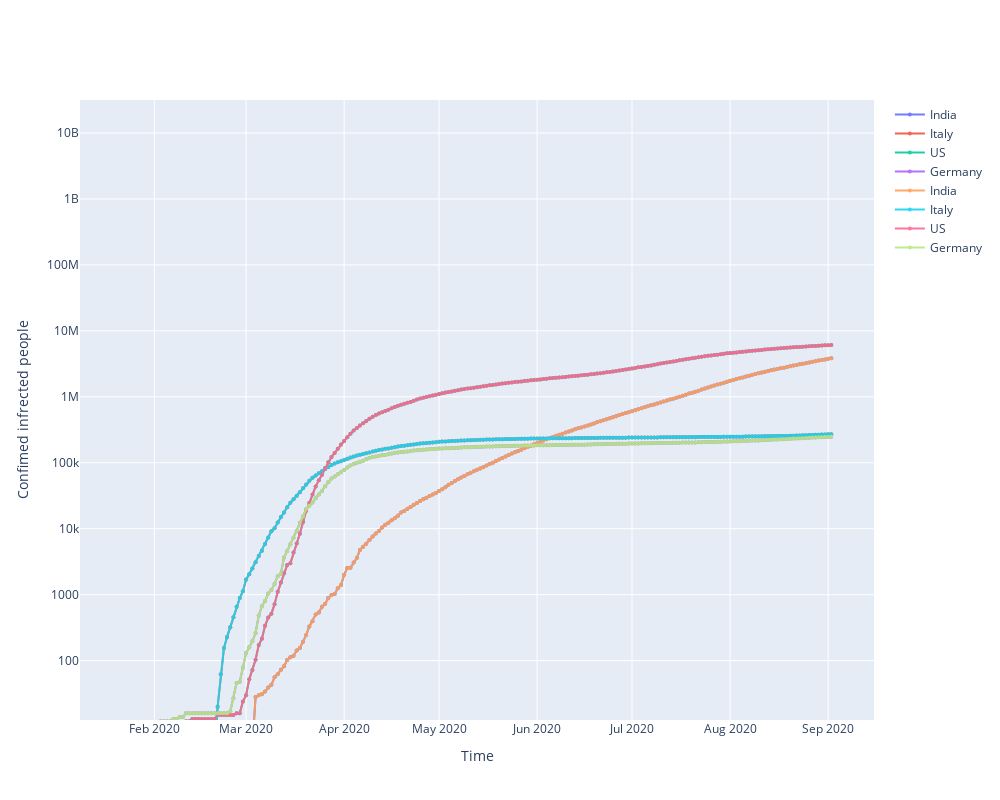

The notebook cell saved with this chart:
### Code cell
for each in country_list:
    
    fig.add_trace(go.Scatter(x=df_plot.date, y=df_plot[each], mode="markers+lines",opacity=0.9,line_width=2,marker_size=4,name=each))
fig.update_layout(width=1000,height=800,xaxis_title='Time',yaxis_title='Confimed infrected people',)
fig.update_yaxes(type="log", range=[1.1, 10.5])
fig.show()

### Figure 1 — Plotly figure (JSON) as saved in the notebook; plotly's stock layout.template omitted (floating-point values rounded to 4 significant figures; data arrays with more than 128 entries replaced by an {"elided": "..."} marker saying what was removed)
{"data": [{"line": {"width": 2}, "marker": {"size": 4}, "mode": "markers+lines", "name": "India", "opacity": 0.9, "type": "scatter", "x": {"elided": "225 str values"}, "y": {"elided": "225 int values"}}, {"line": {"width": 2}, "marker": {"size": 4}, "mode": "markers+lines", "name": "Italy", "opacity": 0.9, "type": "scatter", "x": {"elided": "225 str values"}, "y": {"elided": "225 int values"}}, {"line": {"width": 2}, "marker": {"size": 4}, "mode": "markers+lines", "name": "US", "opacity": 0.9, "type": "scatter", "x": {"elided": "225 str values"}, "y": {"elided": "225 int values"}}, {"line": {"width": 2}, "marker": {"size": 4}, "mode": "markers+lines", "name": "Germany", "opacity": 0.9, "type": "scatter", "x": {"elided": "225 str values"}, "y": {"elided": "225 int values"}}, {"line": {"width": 2}, "marker": {"size": 4}, "mode": "markers+lines", "name": "India", "opacity": 0.9, "type": "scatter", "x": {"elided": "225 str values"}, "y": {"elided": "225 int values"}}, {"line": {"width": 2}, "marker": {"size": 4}, "mode": "markers+lines", "name": "Italy", "opacity": 0.9, "type": "scatter", "x": {"elided": "225 str values"}, "y": {"elided": "225 int values"}}, {"line": {"width": 2}, "marker": {"size": 4}, "mode": "markers+lines", "name": "US", "opacity": 0.9, "type": "scatter", "x": {"elided": "225 str values"}, "y": {"elided": "225 int values"}}, {"line": {"width": 2}, "marker": {"size": 4}, "mode": "markers+lines", "name": "Germany", "opacity": 0.9, "type": "scatter", "x": {"elided": "225 str values"}, "y": {"elided": "225 int values"}}], "layout": {"height": 800, "width": 1000, "xaxis": {"title": {"text": "Time"}}, "yaxis": {"range": [1.1, 10.5], "title": {"text": "Confimed infrected people"}, "type": "log"}}}
